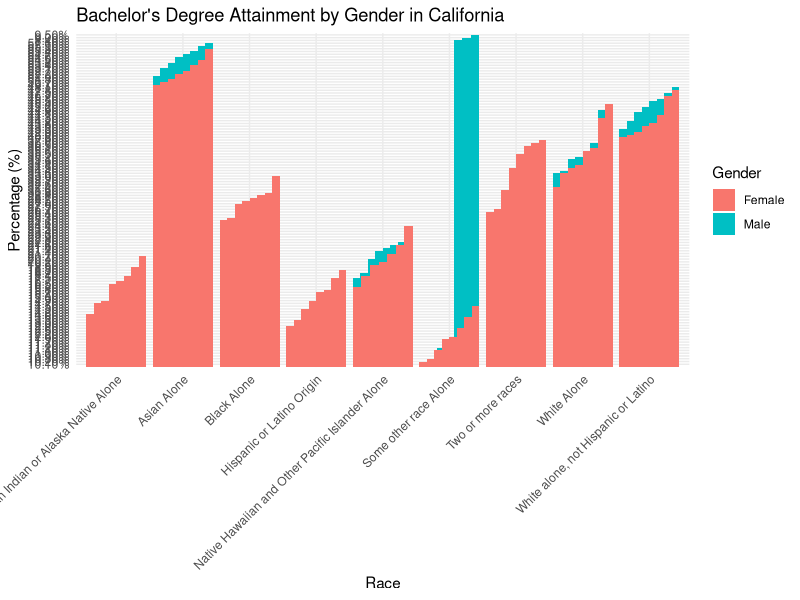
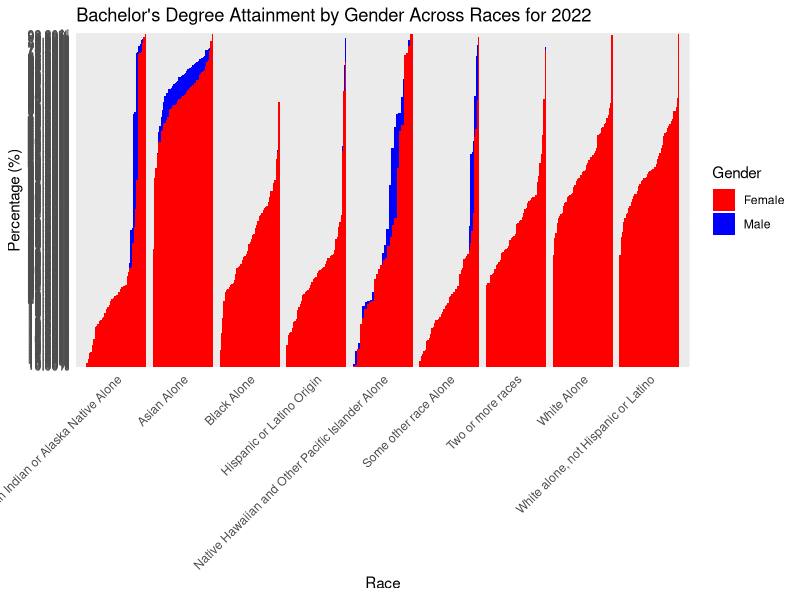
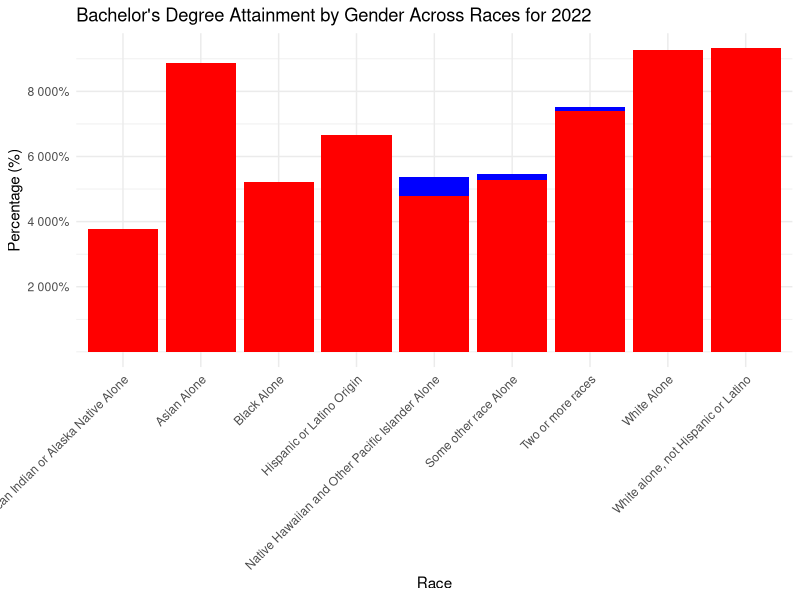

Source code (R) for these figures, in order:
## ---- chunk 1
suppressMessages(library(readxl))
suppressMessages(library(tidyverse))

acs_stuff <- read.csv('dataset/ACS_Gender_and_Race.csv')
income_data <- read.csv('dataset/dofl_income_clean.csv')
## ---- chunk 2
# numeric for percentage
acs_stuff$Male_P_Bach <- as.numeric(gsub("%", "", acs_stuff$Male_P_Bach))
acs_stuff$Female_P_Bach <- as.numeric(gsub("%", "", acs_stuff$Female_P_Bach))

# organizing raced percentage data
acs_stuff %>% group_by(Race) %>%
  summarize(
    bach_perc_male = sum(Male_P_Bach, na.rm = TRUE) / n(),
    bach_perc_female = sum(Female_P_Bach, na.rm = TRUE) / n(),
    prop_m_to_f = bach_perc_female/bach_perc_male
  )
## ---- chunk 3
# numeric for median data
view(income_data)
## ---- chunk 4
# Load necessary libraries
library(tidyverse)

# Load the data
data <- read_csv('dataset/ACS_Gender_and_Race.csv')

# Select a specific state for the analysis
selected_state <- "California"
data_filtered <- filter(data, State == selected_state)

# Create the plot
plot <- ggplot(data_filtered, aes(x = Race, y = Male_P_Bach, fill = "Male")) +
  geom_bar(stat = "identity", position = position_dodge()) +
  geom_bar(aes(y = Female_P_Bach, fill = "Female"), stat = "identity", position = position_dodge()) +
  labs(title = paste("Bachelor's Degree Attainment by Gender in", selected_state),
       x = "Race",
       y = "Percentage (%)",
       fill = "Gender") +
  theme_minimal() +
  theme(axis.text.x = element_text(angle = 45, hjust = 1))

# Print the plot
print(plot)

## ---- chunk 5
# Load necessary libraries
library(tidyverse)

# Load the data
data <- read_csv('dataset/ACS_Gender_and_Race.csv')

# Filter data for the year 2022
data_filtered <- filter(data, Years == 2022)

# Create the bar plot
plot <- ggplot(data_filtered, aes(x = Race, y = Male_P_Bach, fill = "Male")) +
  geom_bar(stat = "identity", position = position_dodge(width = 0.9)) +
  geom_bar(aes(y = Female_P_Bach, fill = "Female"), stat = "identity", position = position_dodge(width = 0.9)) +
  scale_fill_manual(values = c("Male" = "blue", "Female" = "red")) +
  labs(title = "Bachelor's Degree Attainment by Gender Across Races for 2022",
       x = "Race",
       y = "Percentage (%)",
       fill = "Gender") +
  theme_minimal() +
  theme(axis.text.x = element_text(angle = 45, hjust = 1))

# Print the plot
print(plot)

## ---- chunk 6
# Load necessary libraries
library(tidyverse)

# Read the data
data <- read_csv('dataset/ACS_Gender_and_Race.csv')

# Convert percentage columns to numeric
data$Male_P_Bach <- as.numeric(gsub("%", "", data$Male_P_Bach))
data$Female_P_Bach <- as.numeric(gsub("%", "", data$Female_P_Bach))

# Filter data for the year 2022
data_filtered <- filter(data, Years == 2022)

# Create the bar plot
plot <- ggplot(data_filtered, aes(x = Race, fill = Gender)) +
  geom_bar(stat = "identity", position = position_dodge(width = 0.9), aes(y = Male_P_Bach), fill = "blue") +
  geom_bar(stat = "identity", position = position_dodge(width = 0.9), aes(y = Female_P_Bach), fill = "red") +
  scale_y_continuous(breaks = seq(20, 100, by = 20), labels = scales::percent_format()) +
  labs(title = "Bachelor's Degree Attainment by Gender Across Races for 2022",
       x = "Race",
       y = "Percentage (%)",
       fill = "Gender") +
  theme_minimal() +
  theme(axis.text.x = element_text(angle = 45, hjust = 1))

# Print the plot
print(plot)

